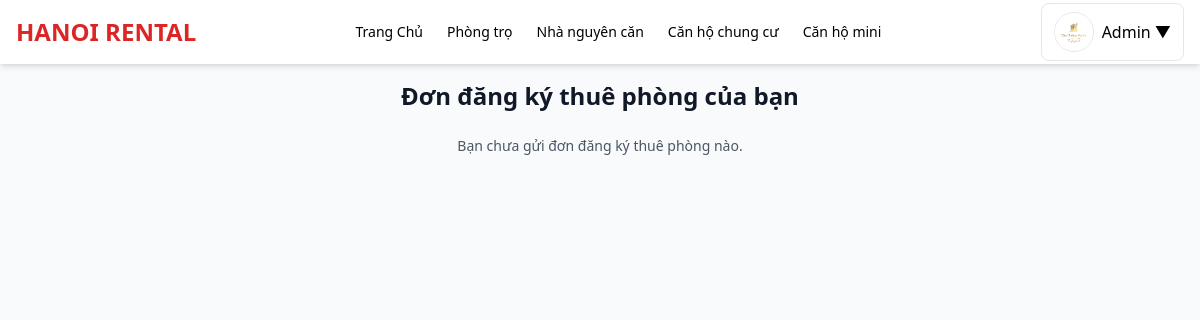
The app's page /rent_requests.php (signed in), older data.
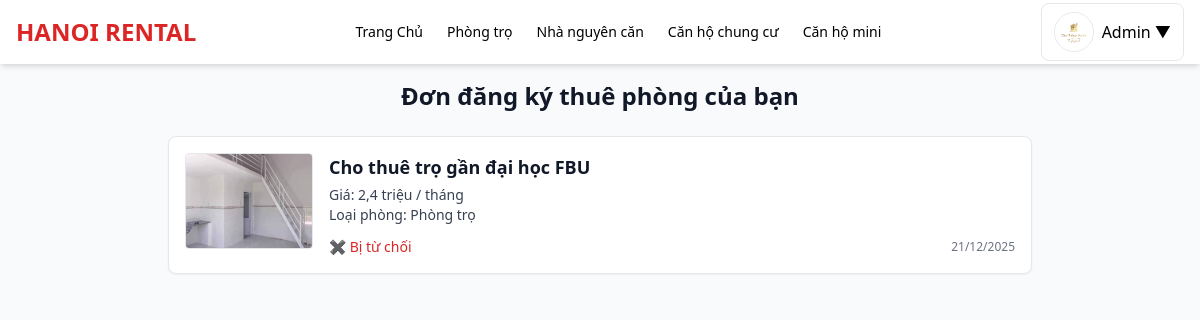
The same page, newer data.
### tables this page shows
CREATE TABLE `rental_requests` (
  `id` int(11) NOT NULL,
  `post_id` int(11) NOT NULL,
  `user_id` int(11) NOT NULL,
  `fullname` varchar(100) DEFAULT NULL,
  `birthday` date DEFAULT NULL,
  `phone` varchar(20) DEFAULT NULL,
  `gmail` varchar(150) DEFAULT NULL,
  `cccd` varchar(20) DEFAULT NULL,
  `address` varchar(255) DEFAULT NULL,
  `status` enum('pending','approved','rejected') DEFAULT 'pending',
  `created_at` datetime DEFAULT current_timestamp()
);

CREATE TABLE `posts` (
  `id` int(11) NOT NULL,
  `user_id` int(11) NOT NULL,
  `status` enum('pending','approved','rejected') DEFAULT 'pending',
  `reviewed_by` int(11) DEFAULT NULL,
  `reviewed_at` timestamp NULL DEFAULT NULL,
  `title` varchar(255) DEFAULT NULL,
  `image` varchar(255) DEFAULT NULL,
  `type` varchar(50) DEFAULT NULL,
  `khu_vuc` varchar(255) DEFAULT NULL,
  `price` varchar(50) DEFAULT NULL,
  `phone` varchar(20) DEFAULT NULL,
  `zalo` varchar(20) DEFAULT NULL,
  `description` text DEFAULT NULL,
  `status_rent` tinyint(4) DEFAULT 0,
  `created_at` timestamp NOT NULL DEFAULT current_timestamp(),
  `category` varchar(50) NOT NULL DEFAULT 'phongtro'
);

### rent_requests.php (the view, shortened to what this page needs)
<?php
require 'header.php';
require 'db.php';
$user = $_SESSION['user'];
$uid  = $user['id'];
$stmt = $pdo->prepare("
    SELECT
        r.id,
        r.status,
        r.created_at,
        p.id   AS post_id,
        p.title,
        p.price,
        p.type
    FROM rental_requests r
    JOIN posts p ON r.post_id = p.id
    WHERE r.user_id = :uid
    ORDER BY r.id DESC
");
$stmt->execute(['uid' => $uid]);
$requests = $stmt->fetchAll(PDO::FETCH_ASSOC);
?>
<main class="max-w-4xl mx-auto p-4">
    <h2 class="text-2xl font-semibold mb-6 text-center text-gray-900">
        Đơn đăng ký thuê phòng của bạn
    </h2>
    <?php if (empty($requests)): ?>
        <p class="text-center text-gray-600 text-sm">
            Bạn chưa gửi đơn đăng ký thuê phòng nào.
        </p>
    <?php else: ?>
        <div class="space-y-5">
            <?php foreach ($requests as $r): ?>
                <div class="bg-white border rounded-lg p-4 flex gap-4 shadow-sm hover:shadow transition">
                    <a href="post_detail.php?id=<?= $r['post_id'] ?>" class="flex-shrink-0">
                        <img src="<?= htmlspecialchars($r['thumbnail']) ?>"
                             alt="Ảnh phòng"
                             class="w-32 h-24 rounded object-cover border">
                    </a>
                    <div class="flex-1 flex flex-col justify-between">
                        <div>
                            <a href="post_detail.php?id=<?= $r['post_id'] ?>">
                                <h3 class="text-lg font-semibold text-gray-900 hover:underline">
                                    <?= htmlspecialchars($r['title']) ?>
                                </h3>
                            </a>
                            <p class="text-sm text-gray-700 mt-1">
                                <?php
                                    $price = rtrim(
                                        rtrim(number_format($r['price'], 1, ',', '.'), '0'),
                                        ','
                                    );
                                ?>
                                Giá: <span class="font-medium"><?= $price ?> triệu / tháng</span><br>
                                Loại phòng: <?= htmlspecialchars($r['type']) ?>
                            </p>
                        </div>
                        <div class="flex items-center justify-between mt-3">
                            <span class="text-sm font-medium
                                <?php
                                    if ($r['status'] === 'approved') echo 'text-green-600';
                                    elseif ($r['status'] === 'rejected') echo 'text-red-600';
                                    elseif ($r['status'] === 'cancelled') echo 'text-gray-500';
                                    else echo 'text-yellow-600';
                                ?>">
                                <?php
                                    if ($r['status'] === 'approved') echo '✔ Đã được duyệt';
                                    elseif ($r['status'] === 'rejected') echo '✖ Bị từ chối';
                                    elseif ($r['status'] === 'cancelled') echo '🚫 Đã hủy';
                                    else echo '⏳ Đang chờ duyệt';
                                ?>
                            </span>
                            <span class="text-xs text-gray-500">
                                <?= date('d/m/Y', strtotime($r['created_at'])) ?>
                            </span>
                        </div>
                        </div>
                    </div>
                </div>
            <?php endforeach; ?>
    <?php endif; ?>
</main>

Row changes from the older to the newer data that the page shows:
added rental_requests: post.title "Cho thuê trọ gần đại học FBU", post.price "2,4", post.type "Phòng trọ", status "✖ Bị từ chối", created_at "21/12/2025"
Text that changed along with them:
text no longer shown: "Bạn chưa gửi đơn đăng ký thuê phòng nào."
